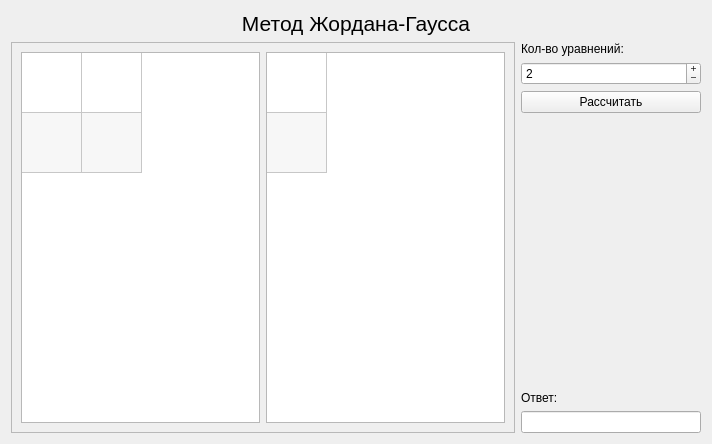
<?xml version="1.0" encoding="UTF-8"?>
<ui version="4.0">
 <class>Gauss</class>
 <widget class="QWidget" name="Gauss">
  <property name="geometry">
   <rect>
    <x>0</x>
    <y>0</y>
    <width>712</width>
    <height>444</height>
   </rect>
  </property>
  <property name="windowTitle">
   <string>Form</string>
  </property>
  <layout class="QVBoxLayout" name="verticalLayout">
   <item>
    <widget class="QLabel" name="labLabel">
     <property name="font">
      <font>
       <pointsize>16</pointsize>
       <weight>50</weight>
       <italic>false</italic>
       <bold>false</bold>
      </font>
     </property>
     <property name="autoFillBackground">
      <bool>false</bool>
     </property>
     <property name="text">
      <string>Метод Жордана-Гаусса</string>
     </property>
     <property name="textFormat">
      <enum>Qt::AutoText</enum>
     </property>
     <property name="alignment">
      <set>Qt::AlignCenter</set>
     </property>
    </widget>
   </item>
   <item>
    <layout class="QHBoxLayout" name="mainLayout">
     <item>
      <widget class="QScrollArea" name="srcArea">
       <property name="widgetResizable">
        <bool>true</bool>
       </property>
       <widget class="QWidget" name="srcContents">
        <property name="geometry">
         <rect>
          <x>0</x>
          <y>0</y>
          <width>538</width>
          <height>388</height>
         </rect>
        </property>
        <layout class="QVBoxLayout" name="verticalLayout_3">
         <item>
          <layout class="QHBoxLayout" name="conditionLayout">
           <item>
            <widget class="QTableWidget" name="conditionTableWidget">
             <property name="editTriggers">
              <set>QAbstractItemView::AnyKeyPressed|QAbstractItemView::CurrentChanged|QAbstractItemView::DoubleClicked|QAbstractItemView::EditKeyPressed</set>
             </property>
             <property name="alternatingRowColors">
              <bool>true</bool>
             </property>
             <property name="selectionMode">
              <enum>QAbstractItemView::NoSelection</enum>
             </property>
             <property name="rowCount">
              <number>2</number>
             </property>
             <property name="columnCount">
              <number>2</number>
             </property>
             <attribute name="horizontalHeaderVisible">
              <bool>false</bool>
             </attribute>
             <attribute name="horizontalHeaderDefaultSectionSize">
              <number>60</number>
             </attribute>
             <attribute name="horizontalHeaderStretchLastSection">
              <bool>false</bool>
             </attribute>
             <attribute name="verticalHeaderVisible">
              <bool>false</bool>
             </attribute>
             <attribute name="verticalHeaderCascadingSectionResizes">
              <bool>false</bool>
             </attribute>
             <attribute name="verticalHeaderDefaultSectionSize">
              <number>60</number>
             </attribute>
             <attribute name="verticalHeaderHighlightSections">
              <bool>false</bool>
             </attribute>
             <attribute name="verticalHeaderMinimumSectionSize">
              <number>23</number>
             </attribute>
             <row/>
             <row/>
             <column/>
             <column/>
            </widget>
           </item>
           <item>
            <widget class="QTableWidget" name="conditionColumnWidget">
             <property name="verticalScrollBarPolicy">
              <enum>Qt::ScrollBarAsNeeded</enum>
             </property>
             <property name="horizontalScrollBarPolicy">
              <enum>Qt::ScrollBarAsNeeded</enum>
             </property>
             <property name="sizeAdjustPolicy">
              <enum>QAbstractScrollArea::AdjustIgnored</enum>
             </property>
             <property name="editTriggers">
              <set>QAbstractItemView::AnyKeyPressed|QAbstractItemView::CurrentChanged|QAbstractItemView::DoubleClicked|QAbstractItemView::EditKeyPressed</set>
             </property>
             <property name="alternatingRowColors">
              <bool>true</bool>
             </property>
             <property name="selectionMode">
              <enum>QAbstractItemView::NoSelection</enum>
             </property>
             <property name="rowCount">
              <number>2</number>
             </property>
             <property name="columnCount">
              <number>1</number>
             </property>
             <attribute name="horizontalHeaderVisible">
              <bool>false</bool>
             </attribute>
             <attribute name="horizontalHeaderDefaultSectionSize">
              <number>60</number>
             </attribute>
             <attribute name="horizontalHeaderHighlightSections">
              <bool>false</bool>
             </attribute>
             <attribute name="verticalHeaderVisible">
              <bool>false</bool>
             </attribute>
             <attribute name="verticalHeaderDefaultSectionSize">
              <number>60</number>
             </attribute>
             <attribute name="verticalHeaderHighlightSections">
              <bool>false</bool>
             </attribute>
             <attribute name="verticalHeaderMinimumSectionSize">
              <number>23</number>
             </attribute>
             <row/>
             <row/>
             <column/>
            </widget>
           </item>
          </layout>
         </item>
        </layout>
       </widget>
      </widget>
     </item>
     <item>
      <layout class="QVBoxLayout" name="settingsLayout">
       <item>
        <widget class="QLabel" name="matrixSizeLabel">
         <property name="text">
          <string>Кол-во уравнений:</string>
         </property>
        </widget>
       </item>
       <item>
        <widget class="QSpinBox" name="matrixSizeSpin">
         <property name="wrapping">
          <bool>true</bool>
         </property>
         <property name="frame">
          <bool>true</bool>
         </property>
         <property name="buttonSymbols">
          <enum>QAbstractSpinBox::PlusMinus</enum>
         </property>
         <property name="showGroupSeparator" stdset="0">
          <bool>false</bool>
         </property>
         <property name="minimum">
          <number>2</number>
         </property>
         <property name="maximum">
          <number>999</number>
         </property>
         <property name="value">
          <number>2</number>
         </property>
        </widget>
       </item>
       <item>
        <widget class="QPushButton" name="calculateButton">
         <property name="text">
          <string>Рассчитать</string>
         </property>
        </widget>
       </item>
       <item>
        <spacer name="settingsSpacer">
         <property name="orientation">
          <enum>Qt::Vertical</enum>
         </property>
         <property name="sizeHint" stdset="0">
          <size>
           <width>20</width>
           <height>40</height>
          </size>
         </property>
        </spacer>
       </item>
       <item>
        <widget class="QLabel" name="answerLabel">
         <property name="text">
          <string>Ответ:</string>
         </property>
        </widget>
       </item>
       <item>
        <widget class="QLineEdit" name="answerField">
         <property name="maximumSize">
          <size>
           <width>300</width>
           <height>16777215</height>
          </size>
         </property>
         <property name="readOnly">
          <bool>true</bool>
         </property>
        </widget>
       </item>
      </layout>
     </item>
    </layout>
   </item>
  </layout>
 </widget>
 <resources/>
 <connections/>
</ui>
